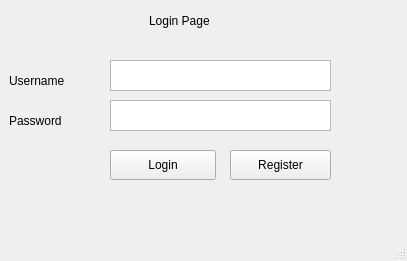
<?xml version="1.0" encoding="UTF-8"?>
<ui version="4.0">
 <class>MainWindow</class>
 <widget class="QMainWindow" name="MainWindow">
  <property name="geometry">
   <rect>
    <x>0</x>
    <y>0</y>
    <width>407</width>
    <height>261</height>
   </rect>
  </property>
  <property name="windowTitle">
   <string>HR SYSTEM</string>
  </property>
  <widget class="QWidget" name="centralwidget">
   <widget class="QPushButton" name="btn_login">
    <property name="geometry">
     <rect>
      <x>110</x>
      <y>150</y>
      <width>106</width>
      <height>30</height>
     </rect>
    </property>
    <property name="text">
     <string>Login</string>
    </property>
   </widget>
   <widget class="QPushButton" name="btn_register">
    <property name="geometry">
     <rect>
      <x>230</x>
      <y>150</y>
      <width>101</width>
      <height>30</height>
     </rect>
    </property>
    <property name="text">
     <string>Register</string>
    </property>
   </widget>
   <widget class="QTextEdit" name="txt_username">
    <property name="geometry">
     <rect>
      <x>110</x>
      <y>60</y>
      <width>221</width>
      <height>31</height>
     </rect>
    </property>
   </widget>
   <widget class="QTextEdit" name="txt_password">
    <property name="geometry">
     <rect>
      <x>110</x>
      <y>100</y>
      <width>221</width>
      <height>31</height>
     </rect>
    </property>
   </widget>
   <widget class="QLabel" name="label">
    <property name="geometry">
     <rect>
      <x>9</x>
      <y>70</y>
      <width>91</width>
      <height>21</height>
     </rect>
    </property>
    <property name="text">
     <string>Username</string>
    </property>
   </widget>
   <widget class="QLabel" name="label_2">
    <property name="geometry">
     <rect>
      <x>9</x>
      <y>110</y>
      <width>91</width>
      <height>21</height>
     </rect>
    </property>
    <property name="text">
     <string>Password</string>
    </property>
   </widget>
   <widget class="QLabel" name="label_3">
    <property name="geometry">
     <rect>
      <x>149</x>
      <y>10</y>
      <width>101</width>
      <height>21</height>
     </rect>
    </property>
    <property name="text">
     <string>Login Page</string>
    </property>
   </widget>
  </widget>
  <widget class="QStatusBar" name="statusbar"/>
 </widget>
 <resources/>
 <connections/>
</ui>
